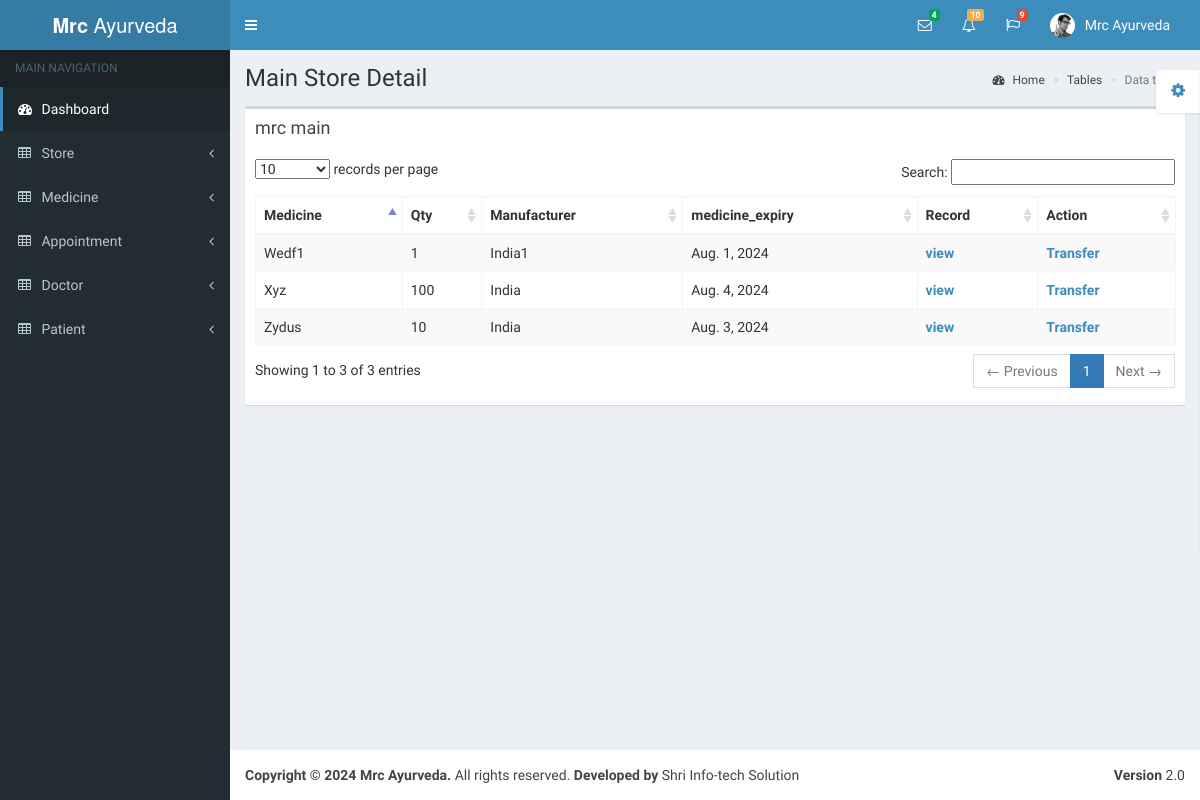
Screenshot of /store/main_store/ with the database file from the repository.
### account/models.py (models this page shows, shortened)
class User(AbstractUser):
    username = models.CharField(max_length=500, unique=True, null=True)
    email = models.EmailField(unique=True, null=True)
    mobile = models.CharField(max_length=20, null=True)
    phone = models.CharField(max_length=20, null=True)
    address = models.TextField(null=True)
    is_staff = models.BooleanField(default=False)
    is_active = models.BooleanField(default=True)
    created_at = models.DateTimeField(auto_now_add=True)
    class Meta:
        db_table = 'user'

### store/models.py (models this page shows, shortened)
class MedicineStore(models.Model):
    from_store = models.ForeignKey(Store, related_name='Medicine_from_store', on_delete=models.PROTECT)
    to_store = models.ForeignKey(Store, related_name='Medicine_to_store', on_delete=models.PROTECT)
    medicine = models.ForeignKey(Medicine, on_delete=models.PROTECT)
    qty = models.IntegerField(null=True)
    created_at = models.DateTimeField(auto_now_add=True)
    updated_at = models.DateTimeField(auto_now=True, null=True, blank=True)
    class Meta:
        db_table = 'medicine_store'

### medicine/models.py (models this page shows)
class Medicine(models.Model):
    medicine_name = models.CharField(max_length=500, null=True)
    medicine_manufacturer = models.CharField(max_length=500, null=True)
    medicine_expiry = models.DateField(null=True)
    created_at = models.DateTimeField(auto_now_add=True)
    updated_at = models.DateTimeField(auto_now=True, null=True, blank=True)
    def __str__(self):
        return self.medicine_name
    class Meta:
        db_table = 'medicine'

### store/views.py (the view)
# urls.py: path('main_store/', views.main_store, name='main_store'),
def main_store(request):
    store = Store.objects.filter(type='MAIN')
    if store:
        main_store_id = store[0].id
        store_name = store[0].user.username
        medicine = MedicineStore.objects.filter(to_store_id=main_store_id)
    else:
        medicine = []
        store_name = 'Please create main store.'
    context = {
        'store_name': store_name,
        'medicine': medicine
    }
    return render(request, 'main_store_detail.html', context)

### store/templates/main_store_detail.html (shortened to what this page needs)
{% extends 'base.html' %}
{% block content %}
<div class="wrapper">
    <div class="content-wrapper">
        <section class="content-header">
            <h1>
                Main Store Detail
            </h1>
            <ol class="breadcrumb">
                <li><a href="/"><i class="fa fa-dashboard"></i> Home</a></li>
                <li><a href="/">Tables</a></li>
                <li class="active">Data tables</li>
            </ol>
        </section>
        <section class="content">
            <div class="row">
                <div class="col-xs-12">
                    <div class="box">
                        <div class="box-header">
                            <h3 class="box-title">{{store_name}}</h3>
                        </div>
                        <div class="box-body">
                            <table id="example1" class="table table-bordered table-striped">
                                <thead>
                                <tr>
                                    <th>Medicine</th>
                                    <th>Qty</th>
                                    <th>Manufacturer</th>
                                    <th>medicine_expiry</th>
                                    <th>Record</th>
                                    <th>Action</th>
                                </tr>
                                </thead>
                                <tbody>
                                {% for i in medicine %}
                                <tr>
                                    <td>{{i.medicine|title}}</td>
                                    <td>{{i.qty}}</td>
                                    <td>{{i.medicine.medicine_manufacturer|title}}</td>
                                    <td>{{i.medicine.medicine_expiry}}</td>
                                    <td><a href="/medicine/view_main_medicine/{{i.id}}/"><b>view</b></a></td>
                                    <td><a href="/store/transfer_new_main_store_medicine_detail/{{i.id}}/"><b>Transfer</b></a></td>
                                </tr>
                                {% endfor %}
                                </tbody>
                            </table>
                        </div>
                    </div>
                </div>
            </div>
        </section>
    </div>
</div>
{% endblock content %}

### rows the page displays
User: username "mrc main"
MedicineStore: medicine "Zydus", qty "10", medicine.medicine_manufacturer "India", medicine.medicine_expiry "Aug. 3, 2024"
MedicineStore: medicine "Xyz", qty "100", medicine.medicine_manufacturer "India", medicine.medicine_expiry "Aug. 4, 2024"
MedicineStore: medicine "Wedf1", qty "1", medicine.medicine_manufacturer "India1", medicine.medicine_expiry "Aug. 1, 2024"
